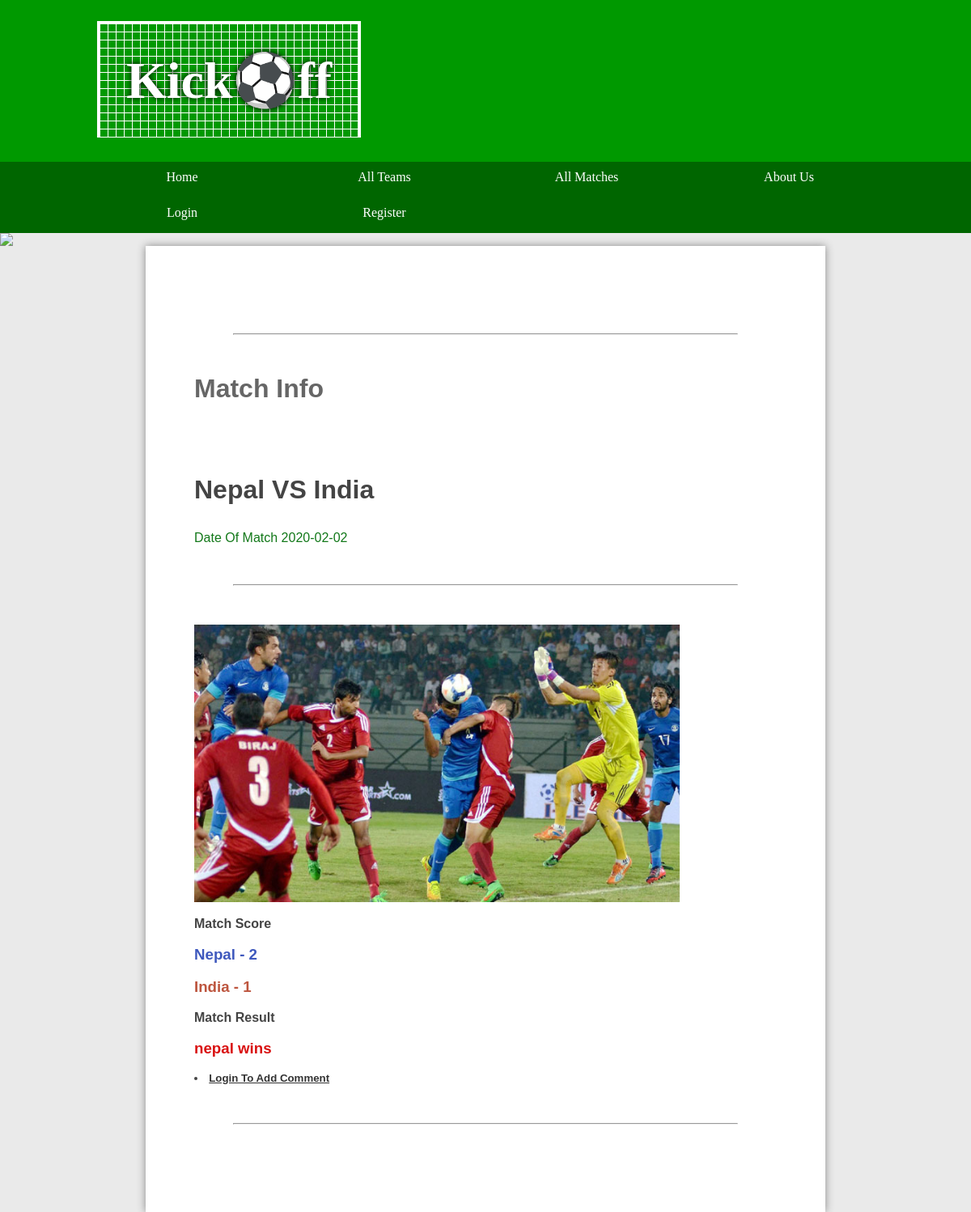
The app's page /match_info.php?match_id=1 with its own data.
### tables this page shows
CREATE TABLE IF NOT EXISTS `matchess` (
  `match_id` int(200) NOT NULL AUTO_INCREMENT,
  `team_one` varchar(200) NOT NULL,
  `team_two` varchar(200) NOT NULL,
  `date_of_match` date NOT NULL,
  `team_one_score` varchar(200) NOT NULL,
  `team_two_score` varchar(200) NOT NULL,
  `match_status` varchar(200) NOT NULL,
  `match_image` text NOT NULL,
  PRIMARY KEY (`match_id`)
);

### match_info.php (the view, shortened to what this page needs)
<?php include "includes/db.php"; ?>
<?php include "includes/header.php"; ?>
    <?php include "includes/navigation.php"; ?>
<img src="images/randombanner.php"/>
	<main class="home">
<hr />
		<h1>Match Info</h1> <br> <br>
		 <?php
                    if(isset($_GET['match_id'])) {
                        $selected_match = $_GET['match_id'];
                    }
                 $query = "SELECT *  FROM  matchess WHERE match_id = $selected_match ";
                 $select_all_match_query = mysqli_query($connection,$query);
                  while($row = mysqli_fetch_assoc($select_all_match_query)) {
                        $team_one = $row['team_one'];
                        $team_two = $row['team_two'];
                        $date_of_match = $row['date_of_match'];
                        $team_one_score = $row['team_one_score'];
                        $team_two_score = $row['team_two_score'];
                        $match_status = $row['match_status'];
                        $match_image = $row['match_image'];
                        ?>
     <h2 style="padding-top: 5%;">
        <?php echo $team_one . " VS " . $team_two; ?>  </h2>
         <p style="color: #127819;"><span class="glyphicon glyphicon-time"></span> Date Of Match <?php echo $date_of_match; ?></p>
                        <hr>
        <img width="600" class="img-responsive" src="admin/images/<?php echo $match_image; ?>" alt=""> <br>
        <h4>Match Score</h4> <br>
      <h3 style="color: #3e58bd"><?php echo  $team_one . " - " . $team_one_score  ?></h3> <br>
      <h3 style="color: #bd553e"><?php echo  $team_two . " - " . $team_two_score; ?></h3> <br>
      <h4>Match Result</h4> <br>
      <h3 style="color: #d91111;"><?php echo $match_status; ?></h3>
                         <?php
                    }
                    ?>
                       <br>
                        <?php  if (!isset($_SESSION['s_role'])) { ?>
                   <h5> <li><a href="includes/login.php">Login To  Add Comment</a></li></h5>
                 <?php } ?>
    <hr>

### css/styles.css (style rules this page uses)
* { margin: 0; padding: 0; }
html { font-family: 'Oxygen-Regular', verdana, sans-serif; }
body { background-color: #eaeaea; }
body > img { width: 100%; display: block; }
main a { color: #333; }
main { min-height: 50vh; background-color: #fff; width: 70vw; display: block; margin: auto; box-shadow: 0px 0px 10px #888; color:#444; }
main h2 { font-size:2em; }
.home { padding: 5vw; width: 60vw; }
p, li, h2 { margin-bottom: 1em; }
hr { margin: 3em; }
main h1 { color: #666; margin-bottom: 0.5em; }
main img { display: block; }

### records on screen
matchess: team_one "Nepal", team_two "India", date_of_match "2020-02-02", match_image (picture), team_one_score "2", team_two_score "1", match_status "nepal wins"
